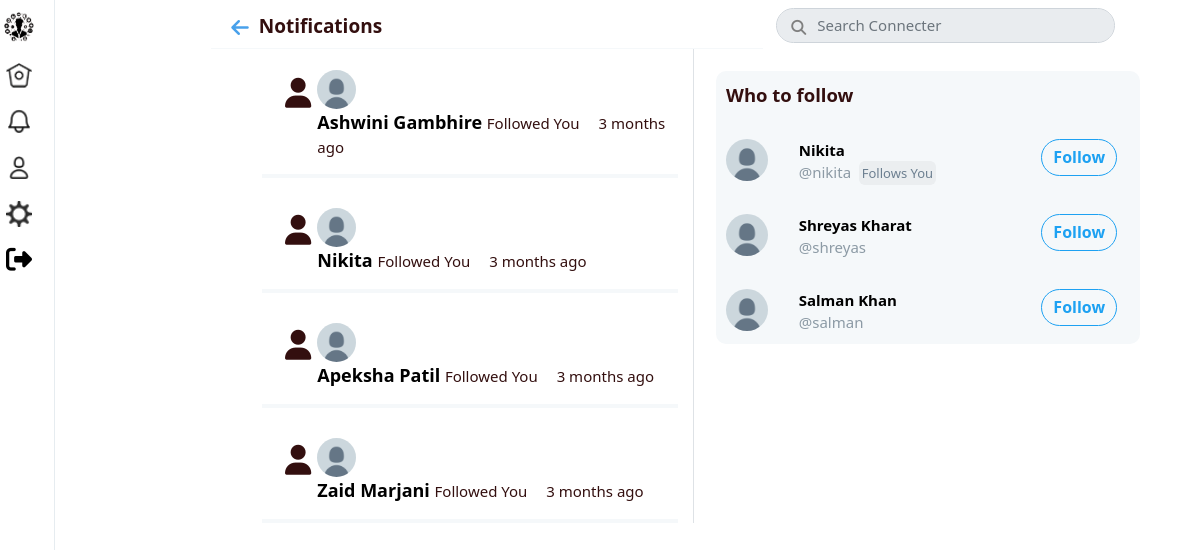
The app's page /notification.php (signed in) with its own data.
### tables this page shows
CREATE TABLE IF NOT EXISTS `notifications` (
  `id` int NOT NULL AUTO_INCREMENT,
  `notify_for` int NOT NULL,
  `notify_from` int NOT NULL,
  `target` int NOT NULL,
  `type` enum('follow','like','retweet','qoute','comment','reply','mention') NOT NULL,
  `time` datetime NOT NULL,
  `count` int NOT NULL,
  `status` int NOT NULL,
  PRIMARY KEY (`id`),
  KEY `notifications_ibfk_1` (`notify_for`),
  KEY `notifications_ibfk_2` (`notify_from`)
);

CREATE TABLE IF NOT EXISTS `users` (
  `id` int NOT NULL AUTO_INCREMENT,
  `username` varchar(40) NOT NULL,
  `email` varchar(255) NOT NULL,
  `password` varchar(32) NOT NULL,
  `name` varchar(40) NOT NULL,
  `img` varchar(255) NOT NULL DEFAULT 'default.jpg',
  `imgCover` varchar(255) NOT NULL DEFAULT 'cover.png',
  `bio` varchar(140) NOT NULL DEFAULT '',
  `location` varchar(255) NOT NULL DEFAULT '',
  `website` varchar(255) NOT NULL DEFAULT '',
  PRIMARY KEY (`id`)
);

### core/classes/connection.php (called while the page is built, shortened)
<?php
class Connect {
    protected static $servername = "localhost";
    protected static $db_name="tweetphp";
    protected static $username = "root";
    protected static $password = "hyper";
    public static function connect() {
         $servername =self::$servername;
         $db_name = self::$db_name;
        try {
            $conn = new PDO("mysql:host=$servername;dbname=$db_name", self::$username, self::$password);
            $conn->setAttribute(PDO::ATTR_ERRMODE, PDO::ERRMODE_EXCEPTION);
            } catch(PDOException $e) {
            echo "Connection failed: " . $e->getMessage();
            }
            return $conn;
    }
}

### core/classes/User.php (called while the page is built, shortened)
<?php
class User extends Connect {
      public static function getData($id) {
        $stmt = self::connect()->prepare("SELECT * from `users` WHERE `id` = :id");
        $stmt->bindParam(":id" , $id , PDO::PARAM_STR);
        $stmt->execute();
       return $stmt->fetch(PDO::FETCH_OBJ);
      }
          public static function notification($user_id){
            $stmt = self::connect()->prepare("SELECT * FROM `notifications`
            WHERE notify_for = :user_id ORDER BY time DESC");
            $stmt->bindParam(":user_id" , $user_id , PDO::PARAM_STR);
            $stmt->execute();
            return $stmt->fetchAll(PDO::FETCH_OBJ);
          }
}

### core/classes/Tweet.php (called while the page is built, shortened)
<?php
class Tweet extends User {
        public static function getTimeAgo($timestamp){
            $time_ago        = strtotime($timestamp);
            $current_time = strtotime(date("Y-m-d H:i:s"));
            $time_difference = $current_time - $time_ago;
            $seconds         = $time_difference;
            $minutes = round($seconds / 60);
            $hours   = round($seconds / 3600);
            $days    = round($seconds / 86400);
            $weeks   = round($seconds / 604800);
            $months  = round($seconds / 2629440);
            $years   = round($seconds / 31553280);
            if ($seconds <= 60){
            return "just now";
            } else if ($minutes <= 60){
            if ($minutes == 1){
                return "one minute ago";
            } else {
                return "$minutes minutes ago";
            }
            } else if ($hours <= 24){
            if ($hours == 1){
                return "an hour ago";
            } else {
                return "$hours hrs ago";
            }
            } else if ($days <= 7){
            if ($days == 1){
                return "yesterday";
            } else {
                return "$days days ago";
            }
            } else if ($weeks <= 4.3){
            if ($weeks == 1){
                return "a week ago";
            } else {
                return "$weeks weeks ago";
            }
            } else if ($months <= 12){
            if ($months == 1){
                return "a month ago";
            } else {
                return "$months months ago";
            }
            } else {
            if ($years == 1){
                return "one year ago";
            } else {
                return "$years years ago";
            }
            }
        }
}

### core/classes/Follow.php (called while the page is built, shortened)
<?php
class Follow extends User {
    public static function isUserFollow($user_id ,$profile_id){
        $stmt = self::connect()->prepare("SELECT `follower_id` , `following_id` FROM `follow`
        WHERE `follower_id` = :user_id and `following_id` = :profile_id");
        $stmt->bindParam(":user_id", $user_id, PDO::PARAM_INT);
        $stmt->bindParam(":profile_id", $profile_id, PDO::PARAM_INT);
        $stmt->execute();
        if ($stmt->rowCount() > 0) {
            return true;
        } else return false;
    }
    public static function whoToFollow($user_id){
		$stmt = self::connect()->prepare("SELECT * FROM `users`
         WHERE `id` != :user_id AND `id` NOT IN
         (SELECT `following_id` FROM `follow` WHERE `follower_id` = :user_id) ORDER BY rand() LIMIT 3");
        $stmt->bindParam(":user_id", $user_id, PDO::PARAM_INT);
        $stmt->execute();
		return $stmt->fetchAll(PDO::FETCH_OBJ);
	}
    public static function FollowsYou($profile_id , $user_id){
		$stmt = self::connect()->prepare("SELECT * FROM `follow`
         WHERE `follower_id` = :profile_id AND `following_id` = :user_id");
        $stmt->bindParam(":user_id", $user_id, PDO::PARAM_INT);
        $stmt->bindParam(":profile_id", $profile_id, PDO::PARAM_INT);
        $stmt->execute();
        if ($stmt->rowCount() > 0) {
            return true;
        } else return false;
	}
}

### notification.php (the view, shortened to what this page needs)
<?php
        $user_id = $_SESSION['user_id'];
        $user = User::getData($user_id);
        $who_users = Follow::whoToFollow($user_id);
        $notofication = User::notification($user_id);
?>
<!DOCTYPE html>
<html lang="en">
<head>
    <link rel="stylesheet" href="assets/css/bootstrap.min.css">
    <link rel="stylesheet" href="assets/css/all.min.css">
    <link rel="stylesheet" href="assets/css/profile_style.css?v=<?php echo time(); ?>">
</head>
<body>
    <div id="mine">
    <div class="wrapper-left">
        <div class="sidebar-left">
          <div class="grid-sidebar" style="margin-top: 12px">
            <div class="icon-sidebar-align">
              <img src="<?php echo BASE_URL . "/assets/images/Logo.png"; ?>" alt="" height="30px" width="30px" />
            </div>
          </div>
          <a href="home.php">
          <div class="grid-sidebar bg-active" style="margin-top: 12px">
            <div class="icon-sidebar-align">
              <img src="<?php echo BASE_URL . "/includes/icons/tweethome.png"; ?>" alt="" height="26.25px" width="26.25px" />
            </div>
          </div>
          </a>
           <a href="notification.php">
          <div class="grid-sidebar">
            <div class="icon-sidebar-align position-relative">
              <img
                src="<?php echo BASE_URL . "/includes/icons/tweetnotif.png"; ?>"
                alt=""
                height="26.25px"
                width="26.25px"
              />
            </div>
          </div>
          </a>
            <a href="<?php echo BASE_URL . $user->username; ?>">
          <div class="grid-sidebar">
            <div class="icon-sidebar-align">
              <img src="<?php echo BASE_URL . "/includes/icons/tweetprof.png"; ?>" alt="" height="26.25px" width="26.25px" />
            </div>
          </div>
          </a>
          <a href="<?php echo BASE_URL . "account.php"; ?>">
          <div class="grid-sidebar ">
            <div class="icon-sidebar-align">
              <img src="<?php echo BASE_URL . "/includes/icons/tweetsetting.png"; ?>" alt="" height="26.25px" width="26.25px" />
            </div>
          </div>
          </a>
          <a href="includes/logout.php">
          <div class="grid-sidebar">
            <div class="icon-sidebar-align">
            <i style="font-size: 26px;" class="fas fa-sign-out-alt"></i>
            </div>
          </div>
          </a>
        </div>
      </div>
      <div class="grid-posts">
        <div class="border-right">
          <div class="grid-toolbar-center">
          </div>
          <div class="box-home feed">
               <div class="container">
                 <div style="border-bottom: 1px solid #F5F8FA;"  class="row position-fixed box-name">
                       <div class="col-xs-2">
                       <a href="javascript: history.go(-1);"> <i style="font-size:20px;" class="fas fa-arrow-left arrow-style"></i> </a>
                       </div>
                       <div class="col-xs-10">
                           <p style="margin-top: 12px;" class="home-name"> Notifications</p>
                      </div>
                 </div>
                 </div>
                 <div class="container mt-5">
                     <?php foreach($notofication as $notify) {
                         $user = User::getData($notify->notify_from);
                         $timeAgo = Tweet::getTimeAgo($notify->time);
                         ?>
                     <?php if ($notify->type == 'like') {
                        $icon = "<i style='color: red;font-size:30px;' class='fa-heart  fas ml-2'></i>";
                        $msg = "Liked Your Tweet";
                        } else if ($notify->type == 'retweet') {
                            $icon = "<i style='font-size:30px;color: rgb(22, 207, 22);'  class='fas fa-retweet ml-2'></i>";
                            $msg = "Retweeted Your Tweet";
                        } else if ($notify->type == 'qoute') {
                            $icon = "<i style='font-size:30px;color: rgb(22, 207, 22);'  class='fas fa-retweet ml-2'></i>";
                            $msg = "Quoted Your Tweet";
                        } else if ($notify->type == 'comment') {
                            $icon = "<i style='font-size:30px;' class='far fa-comment ml-2'></i>";
                            $msg = "Comment to your Tweet";
                        } else if ($notify->type == 'reply') {
                            $icon = "<i style='font-size:30px;' class='far fa-comment ml-2'></i>";
                            $msg = "Reply to your Comment";
                        } else if ($notify->type == 'follow') {
                            $icon = "<i style='font-size:30px;' class='fas fa-user ml-2'></i>";
                            $msg = "Followed You";
                        } else if ($notify->type == 'mention') {
                          $icon = "<i style='font-size:30px;' class='fas fa-user ml-2'></i>";
                          $msg = "Mention you in Tweet";
                        }?>
                     <div style="position: relative; border-bottom:4px solid #F5F8FA;" class="box-tweet py-3 ">
                        <a href="
                        <?php if ($notify->type == 'follow'){
                            echo $user->username;
                        } else { ?>
                            status/<?php echo $notify->target; ?>
                        <?php } ?>  ">
                        <span style="position:absolute; width:100%; height:100%; top:0;left: 0; z-index: 1;"></span>
                        </a>
                            <div class="grid-tweet">
                                <div class="icon mt-2">
                                    <?php echo $icon; ?>
                                </div>
                                <div class="notify-user">
                                    <p>
                                    <a style="position: relative; z-index:1000;" href="<?php echo $user->username;  ?>">
                                        <img class="img-user" src="assets/images/users/<?php echo $user->img ?>" alt="">
                                    </a>
                                    </p>
                                    <p> <a style="font-weight: 700;
                                    font-size:18px;
                                    position: relative; z-index:1000;" href="<?php echo $user->username; ?>">
                                    <?php echo $user->name; ?> </a> <?php echo $msg; ?>
                                    <span style="font-weight: 500;" class="ml-3">
                                      <?php echo $timeAgo; ?>
                                    </span>
                                  </p>
                                </div>
                            </div>
                        </div>
                     <?php  } ?>
                 </div>
        </div>
        </div>
        <div class="wrapper-right">
            <div style="width: 90%;" class="container">
            <div class="input-group py-2 m-auto pr-5 position-relative">
            <i id="icon-search" class="fas fa-search tryy"></i>
            <input type="text" class="form-control search-input"  placeholder="Search Connecter">
            </div>
            </div>
            <div class="box-share">
            <p class="txt-share"><strong>Who to follow</strong></p>
            <?php
            foreach($who_users as $user) {
               $user_follow = Follow::isUserFollow($user_id , $user->id) ;
               ?>
          <div class="grid-share">
          <a style="position: relative; z-index:5; color:black" href="<?php echo $user->username;  ?>">
                      <img
                        src="assets/images/users/<?php echo $user->img; ?>"
                        alt=""
                        class="img-share"
                      />
                    </a>
                    <div>
                      <p>
                      <a style="position: relative; z-index:5; color:black" href="<?php echo $user->username;  ?>">
                      <strong><?php echo $user->name; ?></strong>
                      </a>
                    </p>
                      <p class="username">@<?php echo $user->username; ?>
                      <?php if (Follow::FollowsYou($user->id , $user_id)) { ?>
                  <span class="ml-1 follows-you">Follows You</span></p>
                  <?php } ?></p></p>
                    </div>
                    <div>
                      <button class="follow-btn follow-btn-m
                      <?= $user_follow ? 'following' : 'follow' ?>"
                      data-follow="<?php echo $user->id; ?>"
                      data-user="<?php echo $user_id; ?>"
                      style="font-weight: 700;">
                      <?php if($user_follow) { ?>
                        Following
                      <?php } else {  ?>
                          Follow
                        <?php }  ?>
                      </button>
                    </div>
                  </div>
                  <?php }?>
          </div>
        </div>
      </div> </div>
</body>
</html>

### notification.php (style rules this page uses)
.container { padding-left: 55px; }

### records on screen
notifications: notify_from.img (placeholder picture), notify_from.name "Ashwini Gambhire", type "Followed You", time "3 months ago"
notifications: notify_from.img (placeholder picture), notify_from.name "Nikita", type "Followed You", time "3 months ago"
notifications: notify_from.img (placeholder picture), notify_from.name "Apeksha Patil", type "Followed You", time "3 months ago"
notifications: notify_from.img (placeholder picture), notify_from.name "Zaid Marjani", type "Followed You", time "3 months ago"
users: img (placeholder picture), name "Nikita", username "nikita", shows "Follows You"
users: img (placeholder picture), name "Shreyas Kharat", username "shreyas"
users: img (placeholder picture), name "Salman Khan", username "salman"
